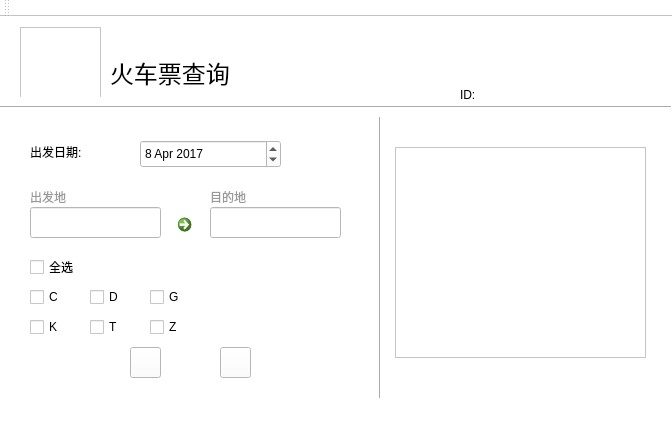
<?xml version="1.0" encoding="UTF-8"?>
<ui version="4.0">
 <class>SaleTickets</class>
 <widget class="QMainWindow" name="SaleTickets">
  <property name="geometry">
   <rect>
    <x>0</x>
    <y>0</y>
    <width>672</width>
    <height>428</height>
   </rect>
  </property>
  <property name="minimumSize">
   <size>
    <width>672</width>
    <height>428</height>
   </size>
  </property>
  <property name="maximumSize">
   <size>
    <width>672</width>
    <height>428</height>
   </size>
  </property>
  <property name="windowTitle">
   <string>购票</string>
  </property>
  <property name="autoFillBackground">
   <bool>false</bool>
  </property>
  <property name="styleSheet">
   <string notr="true">background-color: rgb(255, 255, 255);</string>
  </property>
  <property name="dockNestingEnabled">
   <bool>false</bool>
  </property>
  <property name="unifiedTitleAndToolBarOnMac">
   <bool>false</bool>
  </property>
  <widget class="QWidget" name="centralWidget">
   <widget class="QLabel" name="label_6">
    <property name="geometry">
     <rect>
      <x>136</x>
      <y>59</y>
      <width>58</width>
      <height>16</height>
     </rect>
    </property>
    <property name="text">
     <string/>
    </property>
   </widget>
   <widget class="QGraphicsView" name="graphicsView">
    <property name="geometry">
     <rect>
      <x>20</x>
      <y>10</y>
      <width>81</width>
      <height>71</height>
     </rect>
    </property>
    <property name="minimumSize">
     <size>
      <width>81</width>
      <height>71</height>
     </size>
    </property>
    <property name="maximumSize">
     <size>
      <width>81</width>
      <height>71</height>
     </size>
    </property>
    <property name="styleSheet">
     <string notr="true">border-image:url(:/pic/Train_342px_1198796_easyicon.net.png)</string>
    </property>
   </widget>
   <widget class="QCheckBox" name="c">
    <property name="geometry">
     <rect>
      <x>30</x>
      <y>270</y>
      <width>41</width>
      <height>20</height>
     </rect>
    </property>
    <property name="minimumSize">
     <size>
      <width>41</width>
      <height>20</height>
     </size>
    </property>
    <property name="maximumSize">
     <size>
      <width>41</width>
      <height>20</height>
     </size>
    </property>
    <property name="text">
     <string>C</string>
    </property>
   </widget>
   <widget class="QCheckBox" name="d">
    <property name="geometry">
     <rect>
      <x>90</x>
      <y>270</y>
      <width>41</width>
      <height>20</height>
     </rect>
    </property>
    <property name="minimumSize">
     <size>
      <width>41</width>
      <height>20</height>
     </size>
    </property>
    <property name="maximumSize">
     <size>
      <width>41</width>
      <height>20</height>
     </size>
    </property>
    <property name="text">
     <string>D</string>
    </property>
   </widget>
   <widget class="QCheckBox" name="g">
    <property name="geometry">
     <rect>
      <x>150</x>
      <y>270</y>
      <width>41</width>
      <height>20</height>
     </rect>
    </property>
    <property name="minimumSize">
     <size>
      <width>41</width>
      <height>20</height>
     </size>
    </property>
    <property name="maximumSize">
     <size>
      <width>41</width>
      <height>20</height>
     </size>
    </property>
    <property name="text">
     <string>G</string>
    </property>
   </widget>
   <widget class="QLabel" name="label_10">
    <property name="geometry">
     <rect>
      <x>110</x>
      <y>30</y>
      <width>251</width>
      <height>51</height>
     </rect>
    </property>
    <property name="minimumSize">
     <size>
      <width>251</width>
      <height>51</height>
     </size>
    </property>
    <property name="maximumSize">
     <size>
      <width>251</width>
      <height>51</height>
     </size>
    </property>
    <property name="styleSheet">
     <string notr="true">font: 13pt &quot;微软雅黑&quot;;</string>
    </property>
    <property name="text">
     <string>&lt;html&gt;&lt;head/&gt;&lt;body&gt;&lt;p&gt;&lt;span style=&quot; font-size:18pt;&quot;&gt;火车票查询&lt;/span&gt;&lt;/p&gt;&lt;/body&gt;&lt;/html&gt;</string>
    </property>
   </widget>
   <widget class="QCommandLinkButton" name="swap">
    <property name="geometry">
     <rect>
      <x>170</x>
      <y>190</y>
      <width>31</width>
      <height>31</height>
     </rect>
    </property>
    <property name="minimumSize">
     <size>
      <width>31</width>
      <height>31</height>
     </size>
    </property>
    <property name="maximumSize">
     <size>
      <width>31</width>
      <height>31</height>
     </size>
    </property>
    <property name="styleSheet">
     <string notr="true">border-image: url(:/pic/exchange_307px_1154625_easyicon.net.png);</string>
    </property>
    <property name="text">
     <string/>
    </property>
    <property name="icon">
     <iconset>
      <normaloff>:/sss/exchange_307px_1154625_easyicon.net.png</normaloff>:/sss/exchange_307px_1154625_easyicon.net.png</iconset>
    </property>
   </widget>
   <widget class="QLabel" name="label">
    <property name="geometry">
     <rect>
      <x>30</x>
      <y>170</y>
      <width>131</width>
      <height>20</height>
     </rect>
    </property>
    <property name="minimumSize">
     <size>
      <width>131</width>
      <height>20</height>
     </size>
    </property>
    <property name="maximumSize">
     <size>
      <width>131</width>
      <height>20</height>
     </size>
    </property>
    <property name="styleSheet">
     <string notr="true">font: 8pt &quot;微软雅黑&quot;;</string>
    </property>
    <property name="text">
     <string>&lt;html&gt;&lt;head/&gt;&lt;body&gt;&lt;p&gt;&lt;span style=&quot; color:#999999;&quot;&gt;出发地&lt;/span&gt;&lt;/p&gt;&lt;/body&gt;&lt;/html&gt;</string>
    </property>
   </widget>
   <widget class="QLabel" name="label_2">
    <property name="geometry">
     <rect>
      <x>210</x>
      <y>170</y>
      <width>81</width>
      <height>21</height>
     </rect>
    </property>
    <property name="minimumSize">
     <size>
      <width>81</width>
      <height>21</height>
     </size>
    </property>
    <property name="maximumSize">
     <size>
      <width>81</width>
      <height>21</height>
     </size>
    </property>
    <property name="styleSheet">
     <string notr="true">font: 8pt &quot;微软雅黑&quot;;</string>
    </property>
    <property name="text">
     <string>&lt;html&gt;&lt;head/&gt;&lt;body&gt;&lt;p&gt;&lt;span style=&quot; color:#999999;&quot;&gt;目的地&lt;/span&gt;&lt;/p&gt;&lt;/body&gt;&lt;/html&gt;</string>
    </property>
   </widget>
   <widget class="QDateEdit" name="dateEdit">
    <property name="geometry">
     <rect>
      <x>140</x>
      <y>123</y>
      <width>141</width>
      <height>28</height>
     </rect>
    </property>
    <property name="minimumSize">
     <size>
      <width>141</width>
      <height>28</height>
     </size>
    </property>
    <property name="maximumSize">
     <size>
      <width>141</width>
      <height>28</height>
     </size>
    </property>
    <property name="dateTime">
     <datetime>
      <hour>0</hour>
      <minute>0</minute>
      <second>0</second>
      <year>2017</year>
      <month>4</month>
      <day>8</day>
     </datetime>
    </property>
   </widget>
   <widget class="QLineEdit" name="_start">
    <property name="geometry">
     <rect>
      <x>30</x>
      <y>190</y>
      <width>131</width>
      <height>31</height>
     </rect>
    </property>
    <property name="minimumSize">
     <size>
      <width>131</width>
      <height>31</height>
     </size>
    </property>
    <property name="maximumSize">
     <size>
      <width>131</width>
      <height>31</height>
     </size>
    </property>
   </widget>
   <widget class="QLineEdit" name="_to">
    <property name="geometry">
     <rect>
      <x>210</x>
      <y>190</y>
      <width>131</width>
      <height>31</height>
     </rect>
    </property>
    <property name="minimumSize">
     <size>
      <width>131</width>
      <height>31</height>
     </size>
    </property>
    <property name="maximumSize">
     <size>
      <width>131</width>
      <height>31</height>
     </size>
    </property>
   </widget>
   <widget class="QLabel" name="label_3">
    <property name="geometry">
     <rect>
      <x>30</x>
      <y>120</y>
      <width>151</width>
      <height>31</height>
     </rect>
    </property>
    <property name="minimumSize">
     <size>
      <width>151</width>
      <height>31</height>
     </size>
    </property>
    <property name="maximumSize">
     <size>
      <width>151</width>
      <height>31</height>
     </size>
    </property>
    <property name="styleSheet">
     <string notr="true">font: 12pt &quot;微软雅黑&quot;;</string>
    </property>
    <property name="text">
     <string>&lt;html&gt;&lt;head/&gt;&lt;body&gt;&lt;p&gt;出发日期:&lt;/p&gt;&lt;/body&gt;&lt;/html&gt;</string>
    </property>
   </widget>
   <widget class="QCheckBox" name="all">
    <property name="geometry">
     <rect>
      <x>30</x>
      <y>240</y>
      <width>87</width>
      <height>20</height>
     </rect>
    </property>
    <property name="minimumSize">
     <size>
      <width>87</width>
      <height>20</height>
     </size>
    </property>
    <property name="maximumSize">
     <size>
      <width>87</width>
      <height>20</height>
     </size>
    </property>
    <property name="styleSheet">
     <string notr="true">font: 8pt &quot;微软雅黑&quot;;</string>
    </property>
    <property name="text">
     <string>全选</string>
    </property>
   </widget>
   <widget class="QPushButton" name="BackButton">
    <property name="geometry">
     <rect>
      <x>220</x>
      <y>330</y>
      <width>31</width>
      <height>31</height>
     </rect>
    </property>
    <property name="minimumSize">
     <size>
      <width>31</width>
      <height>31</height>
     </size>
    </property>
    <property name="maximumSize">
     <size>
      <width>31</width>
      <height>31</height>
     </size>
    </property>
    <property name="styleSheet">
     <string notr="true">border-image:url(:/pic/Cancel_110px_1190738_easyicon.net.png)</string>
    </property>
    <property name="text">
     <string/>
    </property>
    <property name="shortcut">
     <string>Esc</string>
    </property>
   </widget>
   <widget class="QLabel" name="label_9">
    <property name="geometry">
     <rect>
      <x>460</x>
      <y>70</y>
      <width>21</width>
      <height>16</height>
     </rect>
    </property>
    <property name="minimumSize">
     <size>
      <width>21</width>
      <height>16</height>
     </size>
    </property>
    <property name="maximumSize">
     <size>
      <width>21</width>
      <height>16</height>
     </size>
    </property>
    <property name="styleSheet">
     <string notr="true">font: 9pt &quot;微软雅黑&quot;;</string>
    </property>
    <property name="text">
     <string>ID:</string>
    </property>
   </widget>
   <widget class="Line" name="line">
    <property name="geometry">
     <rect>
      <x>0</x>
      <y>80</y>
      <width>671</width>
      <height>20</height>
     </rect>
    </property>
    <property name="minimumSize">
     <size>
      <width>671</width>
      <height>20</height>
     </size>
    </property>
    <property name="maximumSize">
     <size>
      <width>671</width>
      <height>20</height>
     </size>
    </property>
    <property name="orientation">
     <enum>Qt::Horizontal</enum>
    </property>
   </widget>
   <widget class="QCheckBox" name="k">
    <property name="geometry">
     <rect>
      <x>30</x>
      <y>300</y>
      <width>42</width>
      <height>20</height>
     </rect>
    </property>
    <property name="minimumSize">
     <size>
      <width>42</width>
      <height>20</height>
     </size>
    </property>
    <property name="maximumSize">
     <size>
      <width>42</width>
      <height>20</height>
     </size>
    </property>
    <property name="text">
     <string>K  </string>
    </property>
   </widget>
   <widget class="QCheckBox" name="z">
    <property name="geometry">
     <rect>
      <x>150</x>
      <y>300</y>
      <width>33</width>
      <height>20</height>
     </rect>
    </property>
    <property name="minimumSize">
     <size>
      <width>33</width>
      <height>20</height>
     </size>
    </property>
    <property name="maximumSize">
     <size>
      <width>33</width>
      <height>20</height>
     </size>
    </property>
    <property name="text">
     <string>Z</string>
    </property>
   </widget>
   <widget class="QCheckBox" name="t">
    <property name="geometry">
     <rect>
      <x>90</x>
      <y>300</y>
      <width>34</width>
      <height>20</height>
     </rect>
    </property>
    <property name="minimumSize">
     <size>
      <width>34</width>
      <height>20</height>
     </size>
    </property>
    <property name="maximumSize">
     <size>
      <width>34</width>
      <height>20</height>
     </size>
    </property>
    <property name="text">
     <string>T</string>
    </property>
   </widget>
   <widget class="QLabel" name="label_4">
    <property name="geometry">
     <rect>
      <x>14</x>
      <y>197</y>
      <width>16</width>
      <height>16</height>
     </rect>
    </property>
    <property name="text">
     <string/>
    </property>
   </widget>
   <widget class="QPushButton" name="AskListButton">
    <property name="geometry">
     <rect>
      <x>130</x>
      <y>330</y>
      <width>31</width>
      <height>31</height>
     </rect>
    </property>
    <property name="minimumSize">
     <size>
      <width>31</width>
      <height>31</height>
     </size>
    </property>
    <property name="maximumSize">
     <size>
      <width>31</width>
      <height>31</height>
     </size>
    </property>
    <property name="toolTip">
     <string extracomment="查询"/>
    </property>
    <property name="styleSheet">
     <string notr="true">border-image: url(:/pic/search.png);</string>
    </property>
    <property name="text">
     <string/>
    </property>
   </widget>
   <widget class="QGraphicsView" name="graphicsView_2">
    <property name="geometry">
     <rect>
      <x>395</x>
      <y>130</y>
      <width>251</width>
      <height>211</height>
     </rect>
    </property>
    <property name="minimumSize">
     <size>
      <width>251</width>
      <height>211</height>
     </size>
    </property>
    <property name="maximumSize">
     <size>
      <width>251</width>
      <height>211</height>
     </size>
    </property>
    <property name="styleSheet">
     <string notr="true">border-image:url(:/pic/circle.png)</string>
    </property>
   </widget>
   <widget class="Line" name="line_2">
    <property name="geometry">
     <rect>
      <x>370</x>
      <y>90</y>
      <width>21</width>
      <height>291</height>
     </rect>
    </property>
    <property name="minimumSize">
     <size>
      <width>21</width>
      <height>291</height>
     </size>
    </property>
    <property name="maximumSize">
     <size>
      <width>21</width>
      <height>291</height>
     </size>
    </property>
    <property name="orientation">
     <enum>Qt::Vertical</enum>
    </property>
   </widget>
   <widget class="QLabel" name="id">
    <property name="geometry">
     <rect>
      <x>480</x>
      <y>70</y>
      <width>151</width>
      <height>16</height>
     </rect>
    </property>
    <property name="text">
     <string/>
    </property>
   </widget>
   <zorder>line_2</zorder>
   <zorder>label_6</zorder>
   <zorder>graphicsView</zorder>
   <zorder>c</zorder>
   <zorder>d</zorder>
   <zorder>g</zorder>
   <zorder>label_10</zorder>
   <zorder>swap</zorder>
   <zorder>label</zorder>
   <zorder>label_2</zorder>
   <zorder>_start</zorder>
   <zorder>label_3</zorder>
   <zorder>all</zorder>
   <zorder>BackButton</zorder>
   <zorder>line</zorder>
   <zorder>k</zorder>
   <zorder>z</zorder>
   <zorder>t</zorder>
   <zorder>label_4</zorder>
   <zorder>AskListButton</zorder>
   <zorder>label_9</zorder>
   <zorder>dateEdit</zorder>
   <zorder>_to</zorder>
   <zorder>graphicsView_2</zorder>
   <zorder>id</zorder>
  </widget>
  <widget class="QMenuBar" name="menuBar">
   <property name="geometry">
    <rect>
     <x>0</x>
     <y>0</y>
     <width>672</width>
     <height>23</height>
    </rect>
   </property>
  </widget>
  <widget class="QToolBar" name="mainToolBar">
   <attribute name="toolBarArea">
    <enum>TopToolBarArea</enum>
   </attribute>
   <attribute name="toolBarBreak">
    <bool>false</bool>
   </attribute>
  </widget>
  <widget class="QStatusBar" name="statusBar"/>
 </widget>
 <layoutdefault spacing="6" margin="11"/>
 <resources/>
 <connections/>
</ui>
